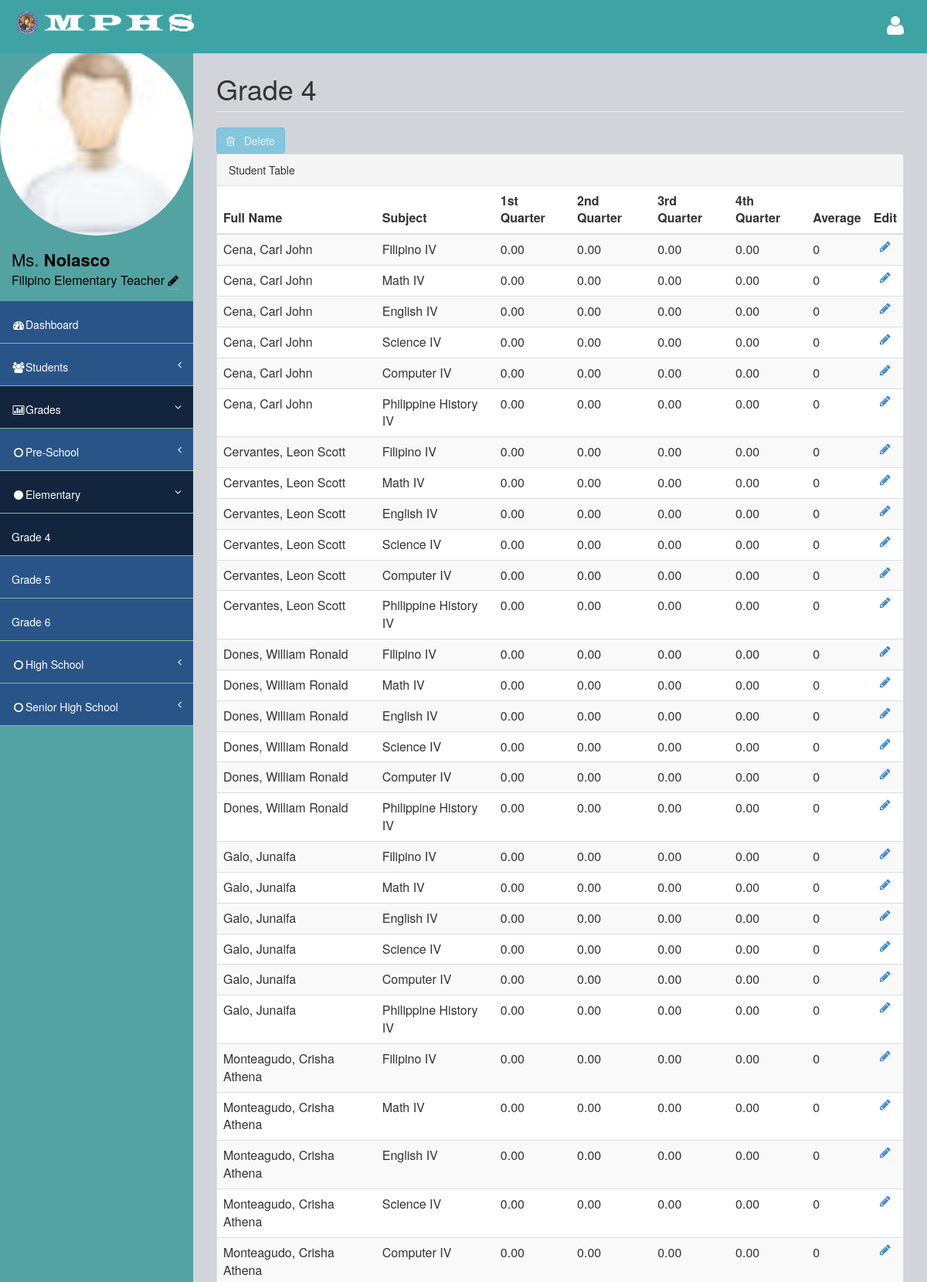
/Faculty/4_teacher_grades.php (signed in, upper part), run on the app's committed database.
### tables this page shows
CREATE TABLE `faculty_tbl` (
  `fid` int(50) NOT NULL AUTO_INCREMENT,
  `id5` int(3) unsigned zerofill NOT NULL DEFAULT '002',
  `teacher_id` int(3) unsigned zerofill NOT NULL,
  `last_name` varchar(50) NOT NULL,
  `first_name` varchar(50) NOT NULL,
  `id4` int(3) unsigned zerofill NOT NULL DEFAULT '005',
  `subject_id` int(3) unsigned zerofill NOT NULL,
  `id3` int(3) unsigned zerofill NOT NULL DEFAULT '006',
  `section_id` int(3) unsigned zerofill NOT NULL,
  `user_name` varchar(50) NOT NULL,
  `user_email` varchar(50) NOT NULL,
  `user_pass` varchar(50) NOT NULL,
  `dec_pass` varchar(50) NOT NULL,
  `user_pic` varchar(255) NOT NULL DEFAULT 'user.jpg',
  `user_bio` varchar(255) NOT NULL,
  `date` date NOT NULL,
  `time` time NOT NULL,
  `hr` varchar(2) NOT NULL,
  `date2` date NOT NULL,
  `time2` time NOT NULL,
  `hr2` varchar(2) NOT NULL,
  PRIMARY KEY (`fid`,`teacher_id`)
);

CREATE TABLE `grade_tbl` (
  `gid` int(50) NOT NULL AUTO_INCREMENT,
  `id` int(3) unsigned zerofill NOT NULL DEFAULT '007',
  `grade_id` int(3) unsigned zerofill NOT NULL,
  `id3` int(3) unsigned zerofill NOT NULL DEFAULT '006',
  `section_id` int(3) unsigned zerofill NOT NULL,
  `id4` int(3) unsigned zerofill NOT NULL DEFAULT '005',
  `subject_id` int(3) unsigned zerofill NOT NULL,
  `1stQA` double(5,2) NOT NULL,
  `2ndQA` double(5,2) NOT NULL,
  `3rdQA` double(5,2) NOT NULL,
  `4thQA` double(5,2) NOT NULL,
  PRIMARY KEY (`gid`)
);

### Faculty/4_teacher_grades.php (the view, shortened to what this page needs)
<?php
include('check.php');
?>
<!DOCTYPE html>
<html>
<head>
	<?php include('link.php'); ?>
</head>
<body>
    <div id="wrapper">
        <nav class="navbar navbar-default navbar-fixed-top" role="navigation" id="navbar">
            <div class="navbar-header">
                <a class="navbar-brand" href="teacher.php"><img src="../images/ico/android-icon-48x48.png" alt="logo"><img src="../images/logo.png" alt="logo"></a>
            </div>
            <ul class="nav navbar-top-links navbar-right">
                <li class="dropdown">
                    <a class="dropdown-toggle" data-toggle="dropdown" href="#">
                        <i class="fa fa-user fa-2x"></i>
                    </a>
                </li>
            </ul>
        </nav>
        <nav class="navbar-default navbar-static-side" role="navigation">
            <div class="sidebar-collapse">
                <ul class="nav" id="side-menu">
                    <li>
                        <div class="user-section">
                            <?php
							$sql = "SELECT * FROM faculty_tbl WHERE user_email='".$_SESSION["user_email"]."'";
							$result = $conn->query($sql);
								if ($result->num_rows > 0) {
									while($row = $result->fetch_assoc())
									{
										?>
										<img src="../uploads/<?php echo $row['user_pic'];?>" alt="" width=250 height=250 style="border-radius: 50%;"/>
										<?php
									}
								}
							?>
                            <div class="user-info">
                                <div><?php
								$sql = "SELECT * FROM faculty_tbl where user_email='".$_SESSION["user_email"]."'";
								$result = $conn->query($sql);
								if ($result->num_rows > 0) {
									while($row = $result->fetch_assoc())
									{
									echo $row['first_name'];
									echo "<strong>".$row['last_name']."</strong>";
									echo "<br>";
									echo "<font size=3>";
									echo $row['user_bio'];
									?>
									<a href="user_settings.php">
									<font color=black>
										<i class="fa fa-pencil"></i>
									</font>
									</a>
									<?php
									echo "</font>";
									}
								}
							?></div>
                            </div>
                        </div>
                    </li>
                    <li>
                        <a href="teacher.php"><i class="fa fa-dashboard fa-fw"></i>Dashboard</a>
                    </li>
                    <li>
                        <a href="#"><i class="fa fa-users fa-fw"></i>Students<span class="fa arrow"></span></a>
                    </li>
                    <li class="active selected a">
                        <a href="#"><i class="fa fa-bar-chart-o fa-fw"></i>Grades<span class="fa arrow"></span></a>
						<ul class="nav nav-second-level">
                            <li>
                                <a href="#"><i class="fa fa-circle-o fa-fw"></i>Pre-School<span class="fa arrow"></span></a>
                            </li>
                            <li class="active selected a" >
                                <a href="#"><i class="fa fa-circle fa-fw"></i>Elementary<span class="fa arrow"></span></a>
                                <ul class="nav nav-second-level">
        							<li class="selected a">
                                        <a href="4_teacher_grades.php">Grade 4</a>
                                    </li>
        							<li>
                                        <a href="5_teacher_grades.php">Grade 5</a>
                                    </li>
        							<li>
                                        <a href="6_teacher_grades.php">Grade 6</a>
                                    </li>
                                </ul>
                            </li>
                            <li>
                                <a href="#"><i class="fa fa-circle-o fa-fw"></i>High School<span class="fa arrow"></span></a>
                            </li>
                            <li>
                                <a href="#"><i class="fa fa-circle-o fa-fw"></i>Senior High School<span class="fa arrow"></span></a>
                            </li>
                        </ul>
                    </li>
                </ul>
            </div>
        </nav>
        <div id="page-wrapper">
            <div class="row">
                <div class="col-lg-12">
                    <h1 class="page-header">Grade 4</h1>
                </div>
            </div>
			<button class="btn btn-info" type="button" name="btn_delselc" disabled="disabled"> <span class="fa fa-trash-o"></span> &nbsp; Delete</button>
            <div class="row">
                <div class="col-lg-12">
                    <div class="panel panel-default">
                        <div class="panel-heading">
                             Student Table
                        </div>
		<div class="content-loader">
		<table cellspacing="0" width="100%" id="example" class="table table-striped table-hover table-responsive">
        <thead>
        <tr>
        <th>Full Name</th>
        <th>Subject</th>
        <th>1st Quarter</th>
        <th>2nd Quarter</th>
        <th>3rd Quarter</th>
        <th>4th Quarter</th>
		<th>Average</th>
        <th>Edit</th>
        </tr>
        </thead>
        <tbody>
        <?php
        require_once 'connection.php';
        $stmt = $db_con->prepare("SELECT DISTINCT b.gid,b.subject_id,d.subject,a.last_name,a.first_name,b.1stQA,b.2ndQA,b.3rdQA,b.4thQA FROM stud_grade_tbl AS a INNER JOIN grade_tbl AS b LEFT JOIN faculty_tbl AS c ON c.subject_id=b.subject_id LEFT JOIN subject_tbl AS d ON d.subject_id=b.subject_id && b.subject_id = d.subject_id WHERE b.grade_id=a.grade_id && a.section_id = '006' ORDER BY b.gid");
        $stmt->execute();
        while($row=$stmt->fetch(PDO::FETCH_ASSOC))
        {
            ?>
            <tr>
            <td><?php echo $row['last_name'].", ".$row['first_name']; ?></td>
            <td><?php echo $row['subject']; ?></td>
            <td><?php echo $row['1stQA']; ?></td>
            <td><?php echo $row['2ndQA']; ?></td>
            <td><?php echo $row['3rdQA']; ?></td>
            <td><?php echo $row['4thQA']; ?></td>
			<td><?php echo ($row['1stQA'] + $row['2ndQA'] + $row['3rdQA'] + $row['4thQA']) / 4?></td>
            <td align="center">
            <a id="<?php echo $row['gid']; ?>" class="edit-link" href="#" title="Edit">
            <i class="fa fa-pencil"></i>
            </a></td>
			</tr>
			<?php
		}
		?>
        </tbody>
		</table>
		</div>
        </div>
        </div>
        </div>
        </div>
</body>
</html>

### assets/css/style.css (style rules this page uses)
body { background-color: #f8f8f8; }
#wrapper { width: 100%; margin-top: 55px!important; background-color:#53a3a3; }
#page-wrapper { padding: 0 15px; min-height: 568px; background-color:rgb(209, 212, 216); }
.navbar-static-side ul li { background-color:#295487; !important; }
.navbar-top-links li { display: inline-block; }
.navbar-top-links li:last-child { margin-right: 15px; }
.navbar-top-links li a { padding: 20px; min-height: 50px; }
.arrow { float: right; }
.fa.arrow:before { content: "\f104"; }
.active > a > .fa.arrow:before { content: "\f107"; }
.selected.a { background-color: #12253d; }
.active.selected.a { background-color: #12253d; }
.nav-second-level li, .nav-third-level li { border-bottom: none !important; }
.nav-second-level li a { padding-left: 37px; }
@media (min-width:768px) { .navbar-static-side { z-index: 1; position: absolute; width: 250px; } }

### assets/css/main-style.css (style rules this page uses)
.user-info { display: block; color:#000!important; display: inline-block; padding: 15px; margin-bottom: 0px }
.navbar-top-links > li > a { color: #FFFFFF; }
.nav > li > a { padding: 20px 15px; }
#side-menu { background-color:#04B173; }
#side-menu a { color:#fff; border-bottom: 1px solid #84B899 !important; height: 55px; }
.selected { background-color:rgb(83, 163, 163); }
#navbar { background-color:rgb(63, 163, 163); }
.navbar-brand { padding-left:20px; }
.navbar-brand img { height:30px; }
.navbar-default { border-color: #27A6BE; }
@media (min-width:768px) { #page-wrapper { position: inherit; margin: 0 0 0 250px; padding: 0 30px; min-height: 1000px; } }

### Faculty/link.php (style rules this page uses)
.user-section { font-size:22px; background-color:rgb(83, 163, 163); }

### data on the page
faculty_tbl: user_pic (placeholder picture), first_name "Ms.", last_name "Nolasco", user_bio "Filipino Elementary Teacher"
grade_tbl: last_name "Cena", first_name "Carl John", subject "Filipino IV", 1stQA "0.00", 2ndQA "0.00", 3rdQA "0.00", 4thQA "0.00", ($row['1stQA'] + $row['2ndQA'] + $row['3rdQA'] + $row['4thQA']) / 4 "0"
grade_tbl: last_name "Cena", first_name "Carl John", subject "Math IV", 1stQA "0.00", 2ndQA "0.00", 3rdQA "0.00", 4thQA "0.00", ($row['1stQA'] + $row['2ndQA'] + $row['3rdQA'] + $row['4thQA']) / 4 "0"
grade_tbl: last_name "Cena", first_name "Carl John", subject "English IV", 1stQA "0.00", 2ndQA "0.00", 3rdQA "0.00", 4thQA "0.00", ($row['1stQA'] + $row['2ndQA'] + $row['3rdQA'] + $row['4thQA']) / 4 "0"
grade_tbl: last_name "Cena", first_name "Carl John", subject "Science IV", 1stQA "0.00", 2ndQA "0.00", 3rdQA "0.00", 4thQA "0.00", ($row['1stQA'] + $row['2ndQA'] + $row['3rdQA'] + $row['4thQA']) / 4 "0"
grade_tbl: last_name "Cena", first_name "Carl John", subject "Computer IV", 1stQA "0.00", 2ndQA "0.00", 3rdQA "0.00", 4thQA "0.00", ($row['1stQA'] + $row['2ndQA'] + $row['3rdQA'] + $row['4thQA']) / 4 "0"
grade_tbl: last_name "Cena", first_name "Carl John", subject "Philippine History IV", 1stQA "0.00", 2ndQA "0.00", 3rdQA "0.00", 4thQA "0.00", ($row['1stQA'] + $row['2ndQA'] + $row['3rdQA'] + $row['4thQA']) / 4 "0"
grade_tbl: last_name "Cervantes", first_name "Leon Scott", subject "Filipino IV", 1stQA "0.00", 2ndQA "0.00", 3rdQA "0.00", 4thQA "0.00", ($row['1stQA'] + $row['2ndQA'] + $row['3rdQA'] + $row['4thQA']) / 4 "0"
grade_tbl: last_name "Cervantes", first_name "Leon Scott", subject "Math IV", 1stQA "0.00", 2ndQA "0.00", 3rdQA "0.00", 4thQA "0.00", ($row['1stQA'] + $row['2ndQA'] + $row['3rdQA'] + $row['4thQA']) / 4 "0"
grade_tbl: last_name "Cervantes", first_name "Leon Scott", subject "English IV", 1stQA "0.00", 2ndQA "0.00", 3rdQA "0.00", 4thQA "0.00", ($row['1stQA'] + $row['2ndQA'] + $row['3rdQA'] + $row['4thQA']) / 4 "0"
grade_tbl: last_name "Cervantes", first_name "Leon Scott", subject "Science IV", 1stQA "0.00", 2ndQA "0.00", 3rdQA "0.00", 4thQA "0.00", ($row['1stQA'] + $row['2ndQA'] + $row['3rdQA'] + $row['4thQA']) / 4 "0"
grade_tbl: last_name "Cervantes", first_name "Leon Scott", subject "Computer IV", 1stQA "0.00", 2ndQA "0.00", 3rdQA "0.00", 4thQA "0.00", ($row['1stQA'] + $row['2ndQA'] + $row['3rdQA'] + $row['4thQA']) / 4 "0"
grade_tbl: last_name "Cervantes", first_name "Leon Scott", subject "Philippine History IV", 1stQA "0.00", 2ndQA "0.00", 3rdQA "0.00", 4thQA "0.00", ($row['1stQA'] + $row['2ndQA'] + $row['3rdQA'] + $row['4thQA']) / 4 "0"
grade_tbl: last_name "Dones", first_name "William Ronald", subject "Filipino IV", 1stQA "0.00", 2ndQA "0.00", 3rdQA "0.00", 4thQA "0.00", ($row['1stQA'] + $row['2ndQA'] + $row['3rdQA'] + $row['4thQA']) / 4 "0"
grade_tbl: last_name "Dones", first_name "William Ronald", subject "Math IV", 1stQA "0.00", 2ndQA "0.00", 3rdQA "0.00", 4thQA "0.00", ($row['1stQA'] + $row['2ndQA'] + $row['3rdQA'] + $row['4thQA']) / 4 "0"
grade_tbl: last_name "Dones", first_name "William Ronald", subject "English IV", 1stQA "0.00", 2ndQA "0.00", 3rdQA "0.00", 4thQA "0.00", ($row['1stQA'] + $row['2ndQA'] + $row['3rdQA'] + $row['4thQA']) / 4 "0"
grade_tbl: last_name "Dones", first_name "William Ronald", subject "Science IV", 1stQA "0.00", 2ndQA "0.00", 3rdQA "0.00", 4thQA "0.00", ($row['1stQA'] + $row['2ndQA'] + $row['3rdQA'] + $row['4thQA']) / 4 "0"
grade_tbl: last_name "Dones", first_name "William Ronald", subject "Computer IV", 1stQA "0.00", 2ndQA "0.00", 3rdQA "0.00", 4thQA "0.00", ($row['1stQA'] + $row['2ndQA'] + $row['3rdQA'] + $row['4thQA']) / 4 "0"
grade_tbl: last_name "Dones", first_name "William Ronald", subject "Philippine History IV", 1stQA "0.00", 2ndQA "0.00", 3rdQA "0.00", 4thQA "0.00", ($row['1stQA'] + $row['2ndQA'] + $row['3rdQA'] + $row['4thQA']) / 4 "0"
grade_tbl: last_name "Galo", first_name "Junaifa", subject "Filipino IV", 1stQA "0.00", 2ndQA "0.00", 3rdQA "0.00", 4thQA "0.00", ($row['1stQA'] + $row['2ndQA'] + $row['3rdQA'] + $row['4thQA']) / 4 "0"
grade_tbl: last_name "Galo", first_name "Junaifa", subject "Math IV", 1stQA "0.00", 2ndQA "0.00", 3rdQA "0.00", 4thQA "0.00", ($row['1stQA'] + $row['2ndQA'] + $row['3rdQA'] + $row['4thQA']) / 4 "0"
grade_tbl: last_name "Galo", first_name "Junaifa", subject "English IV", 1stQA "0.00", 2ndQA "0.00", 3rdQA "0.00", 4thQA "0.00", ($row['1stQA'] + $row['2ndQA'] + $row['3rdQA'] + $row['4thQA']) / 4 "0"
grade_tbl: last_name "Galo", first_name "Junaifa", subject "Science IV", 1stQA "0.00", 2ndQA "0.00", 3rdQA "0.00", 4thQA "0.00", ($row['1stQA'] + $row['2ndQA'] + $row['3rdQA'] + $row['4thQA']) / 4 "0"
grade_tbl: last_name "Galo", first_name "Junaifa", subject "Computer IV", 1stQA "0.00", 2ndQA "0.00", 3rdQA "0.00", 4thQA "0.00", ($row['1stQA'] + $row['2ndQA'] + $row['3rdQA'] + $row['4thQA']) / 4 "0"
grade_tbl: last_name "Galo", first_name "Junaifa", subject "Philippine History IV", 1stQA "0.00", 2ndQA "0.00", 3rdQA "0.00", 4thQA "0.00", ($row['1stQA'] + $row['2ndQA'] + $row['3rdQA'] + $row['4thQA']) / 4 "0"
grade_tbl: last_name "Monteagudo", first_name "Crisha Athena", subject "Filipino IV", 1stQA "0.00", 2ndQA "0.00", 3rdQA "0.00", 4thQA "0.00", ($row['1stQA'] + $row['2ndQA'] + $row['3rdQA'] + $row['4thQA']) / 4 "0"
grade_tbl: last_name "Monteagudo", first_name "Crisha Athena", subject "Math IV", 1stQA "0.00", 2ndQA "0.00", 3rdQA "0.00", 4thQA "0.00", ($row['1stQA'] + $row['2ndQA'] + $row['3rdQA'] + $row['4thQA']) / 4 "0"
grade_tbl: last_name "Monteagudo", first_name "Crisha Athena", subject "English IV", 1stQA "0.00", 2ndQA "0.00", 3rdQA "0.00", 4thQA "0.00", ($row['1stQA'] + $row['2ndQA'] + $row['3rdQA'] + $row['4thQA']) / 4 "0"
grade_tbl: last_name "Monteagudo", first_name "Crisha Athena", subject "Science IV", 1stQA "0.00", 2ndQA "0.00", 3rdQA "0.00", 4thQA "0.00", ($row['1stQA'] + $row['2ndQA'] + $row['3rdQA'] + $row['4thQA']) / 4 "0"
grade_tbl: last_name "Monteagudo", first_name "Crisha Athena", subject "Computer IV", 1stQA "0.00", 2ndQA "0.00", 3rdQA "0.00", 4thQA "0.00", ($row['1stQA'] + $row['2ndQA'] + $row['3rdQA'] + $row['4thQA']) / 4 "0"
